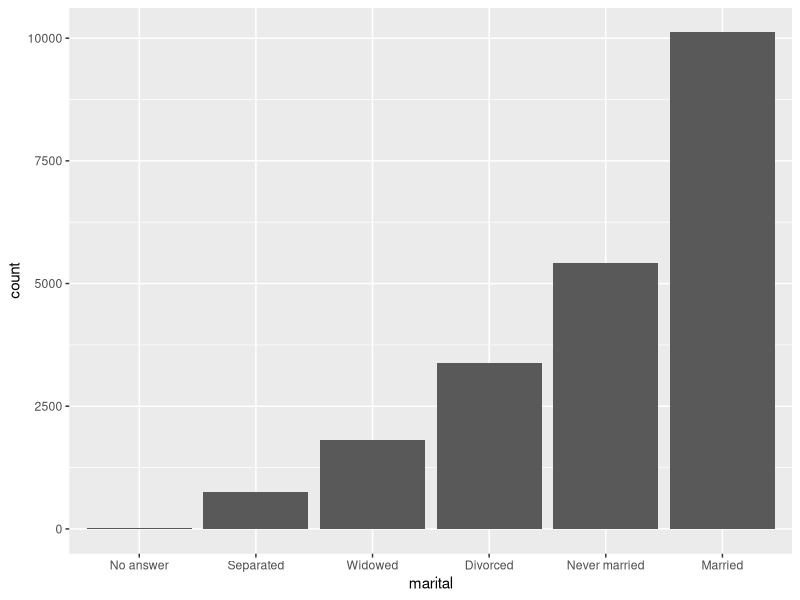

This chart was generated by the following R code:
## ---- chunk 1
library(tidyverse)
## ---- chunk 2
month_levels <- c(
  "Jan", "Feb", "Mar", "Apr", "May", "Jun", 
  "Jul", "Aug", "Sep", "Oct", "Nov", "Dec"
)
## ---- chunk 3
x1 <- c("Dec", "Apr", "Jan", "Mar")
y1 <- factor(x1, levels = month_levels)
## ---- chunk 4
# Create a factor with levels taken from the data in alphabetical order
factor(x1)
# access the set of valid levels directly
levels(x1)
## ---- chunk 5
relig_summary <- gss_cat %>%
  group_by(relig) %>%
  summarise(
    age = mean(age, na.rm = TRUE),
    tvhours = mean(tvhours, na.rm = TRUE),
    n = n()
  )

rincome_summary <- gss_cat %>%
  group_by(rincome) %>%
  summarise(
    age = mean(age, na.rm = TRUE),
    tvhours = mean(tvhours, na.rm = TRUE),
    n = n()
  )

gss_cat %>%
  mutate(marital = marital %>% fct_infreq() %>% fct_rev()) %>%
  ggplot(aes(marital)) +
    geom_bar()
